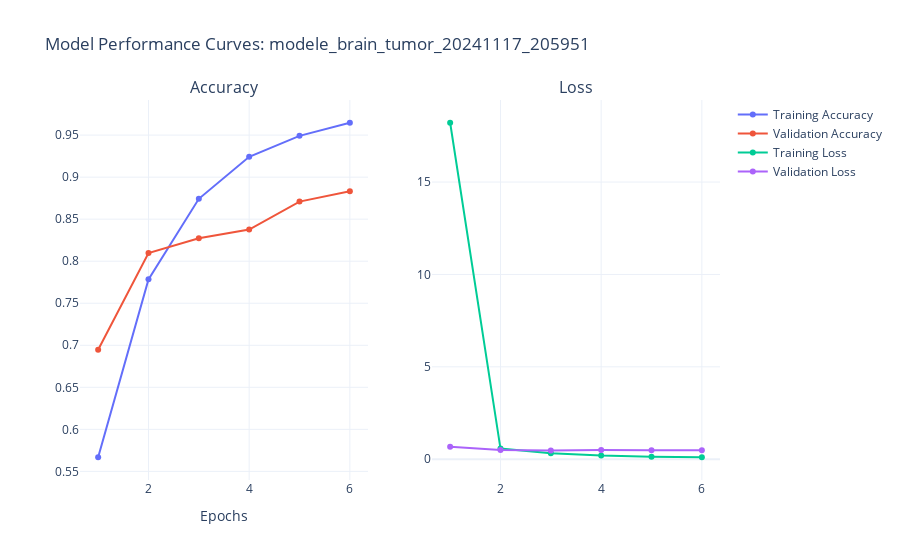

The cell this chart's notebook holds for it:
### Markdown cell above
# Modele 1 VS Modele 2

### Code cell
plot_model_curves(models_history, 'modele_brain_tumor_20241117_205951')

### Figure 1 — Plotly figure (JSON) as saved in the notebook; plotly's stock layout.template omitted (floating-point values rounded to 4 significant figures)
{"data": [{"mode": "lines+markers", "name": "Training Accuracy", "type": "scatter", "x": [1, 2, 3, 4, 5, 6], "xaxis": "x", "y": [0.5668, 0.7784, 0.8742, 0.9242, 0.9491, 0.9647], "yaxis": "y"}, {"mode": "lines+markers", "name": "Validation Accuracy", "type": "scatter", "x": [1, 2, 3, 4, 5, 6], "xaxis": "x", "y": [0.6946, 0.8098, 0.8272, 0.8377, 0.8709, 0.8831], "yaxis": "y"}, {"mode": "lines+markers", "name": "Training Loss", "type": "scatter", "x": [1, 2, 3, 4, 5, 6], "xaxis": "x2", "y": [18.21, 0.5739, 0.3287, 0.197, 0.1368, 0.1061], "yaxis": "y2"}, {"mode": "lines+markers", "name": "Validation Loss", "type": "scatter", "x": [1, 2, 3, 4, 5, 6], "xaxis": "x2", "y": [0.6798, 0.492, 0.4757, 0.5043, 0.4786, 0.4901], "yaxis": "y2"}], "layout": {"annotations": [{"font": {"size": 16}, "showarrow": false, "text": "Accuracy", "x": 0.225, "xanchor": "center", "xref": "paper", "y": 1, "yanchor": "bottom", "yref": "paper"}, {"font": {"size": 16}, "showarrow": false, "text": "Loss", "x": 0.775, "xanchor": "center", "xref": "paper", "y": 1, "yanchor": "bottom", "yref": "paper"}], "title": {"text": "Model Performance Curves: modele_brain_tumor_20241117_205951"}, "xaxis": {"anchor": "y", "domain": [0, 0.45], "title": {"text": "Epochs"}}, "xaxis2": {"anchor": "y2", "domain": [0.55, 1]}, "yaxis": {"anchor": "x", "domain": [0, 1]}, "yaxis2": {"anchor": "x2", "domain": [0, 1]}}}
